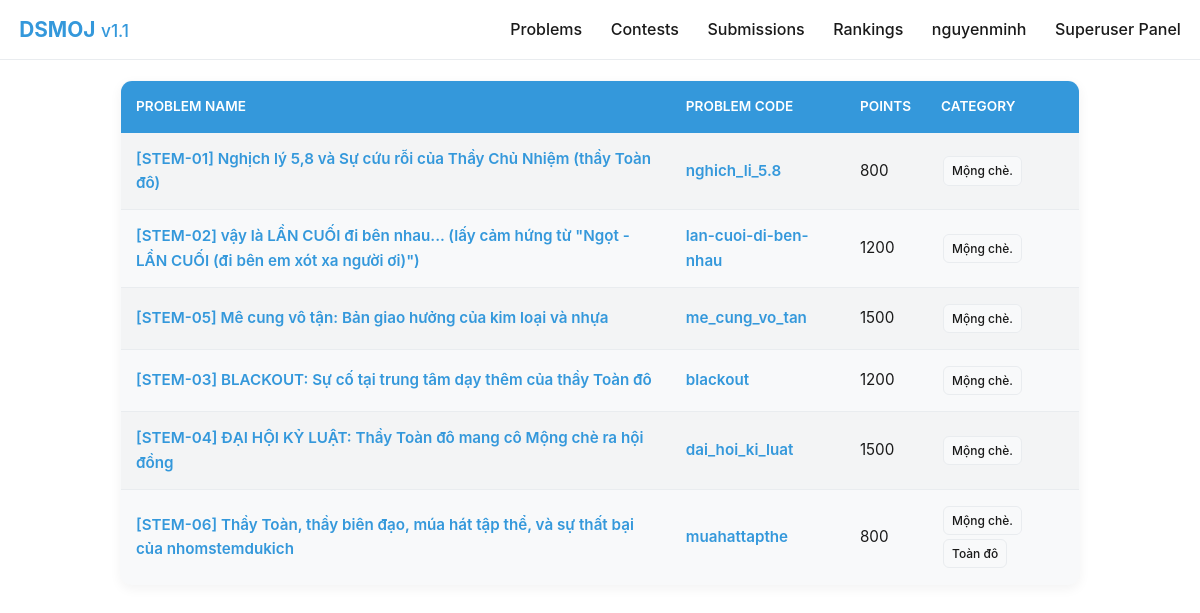
The page /problems/ (signed in) on the database as committed earlier.
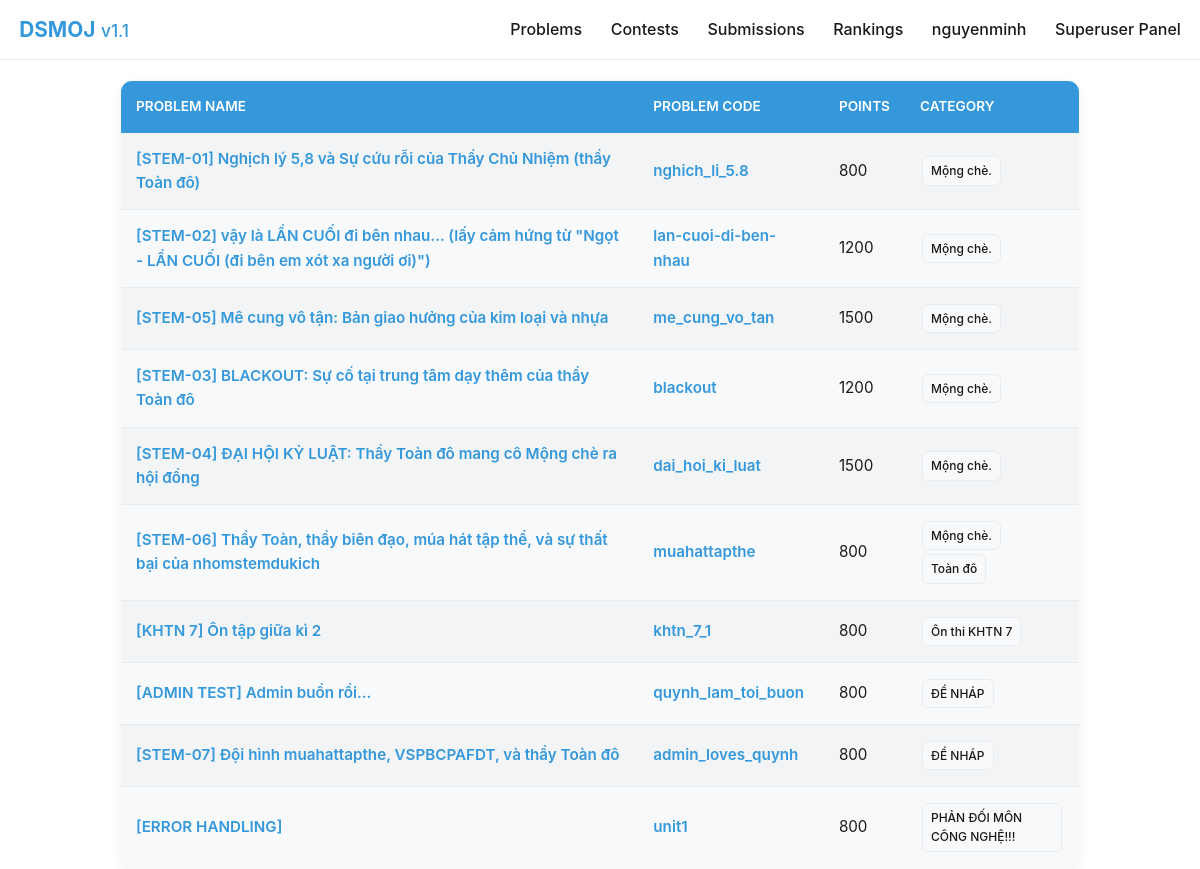
The same page on the database as committed later.
### judge/models.py (models this page shows, shortened)
class Problem(models.Model):
    title = models.CharField(max_length=200)
    description = MarkdownxField()
    time_limit = models.FloatField(default=1.0) # Giây
    memory_limit = models.IntegerField(default=256000) # KB
    test_cases = models.JSONField(null=True,blank=True)
    difficulty = models.IntegerField(default=800)
    problem_code = models.CharField(max_length=200, default="")
    categories = models.ManyToManyField(Category, related_name="problems")
    show_test = models.BooleanField(default=True)
    is_for_contest = models.BooleanField(default=False)

class Category(models.Model):
    name = models.CharField(max_length=100, unique=True) # Ví dụ: "Drama", "Logic", "NĐ-147"
    slug = models.SlugField(unique=True) # Để lọc URL: /problems/category/drama/
    description = models.TextField(blank=True) # Mô tả ngắn về loại bài này
    class Meta:
        verbose_name = "Category" # Tên hiện khi ở trang chỉnh sửa (số ít)
        verbose_name_plural = "Categories" # Tên hiện ở menu chính (số nhiều) - FIX CÁI "CATEGORYS"
        ordering = ['name'] # Tự động sắp xếp theo bảng chữ cái cho nó ngăn nắp

### judge/views.py (the view)
# urls.py: path('problems/', views.problems, name="problems_list"),
def problems(request):
    now = timezone.now()
    user = request.user
    active_contest = user.contests_joined.filter(start_time__lte=now, end_time__gte=now).first()
    is_focused = request.session.get('is_focused', True)
    if active_contest and is_focused:
        problems = active_contest.problem.all()
        show_contest_mode = True
    else:
        problems = Problem.objects.filter(is_for_contest = False)
        show_contest_mode = False
    return render(request, 'problems.html', {
        'problems': problems,
        'active_contest': active_contest,
        'show_contest_mode': show_contest_mode,
        'is_focused': is_focused
    })

### judge/context_processors.py (called while the page is built)
def contest_status(request):
    now = timezone.now()
    user = request.user
    active_contest = None
    if user.is_authenticated:
        active_contest = user.contests_joined.filter(
            start_time__lte=now,
            end_time__gte=now
        ).first()
    show_contest_mode = request.session.get('is_focused', True)
    return {
        'active_contest': active_contest,
        'show_contest_mode': show_contest_mode,
    }

### judge/templates/problems.html (shortened to what this page needs)
<!DOCTYPE html>
<html lang="vi">
<head>
    <link rel="stylesheet" href="https://cdn.jsdelivr.net/npm/katex@0.16.9/dist/katex.min.css">
</head>
<body>
    <div class="nav-wrapper">
        <nav>
            <div class="logo">
                <a href="/"><strong>DSMOJ</strong> <small>v1.1</small></a>
            </div>
            <div class="menu">
                <a href="/problems/">Problems</a>
                <a href="/contests/">Contests</a>
                <a href="/submissions/">Submissions</a>
                <a href="/rankings/">Rankings</a>
                {% if user.is_authenticated %}
                    <a href="/profile/{{user.username}}">{{ user.username }}</a>
                    {%if user.is_superuser %}
                    <a href="/admin/">Superuser Panel</a>
                    {%elif user.is_staff%}
                    <a href="/admin/">Admin Panel</a>
                    {%endif%}
                {% else %}
                    <a href="/login/">Login</a>
                {% endif %}
            </div>
        </nav>
    </div>
    <table>
        <tr>
            <th>Problem name</th>
            <th>Problem code</th>
            <th>Points</th>
            <th>Category</th>
        </tr>
        {% for i in problems %}
        <tr>
            <td><a href="/problem/{{i.problem_code}}">{{i.title}}</a></td>
            <td><a href="/problem/{{i.problem_code}}">{{i.problem_code}}</a></td>
            <td>{{i.difficulty}}</td>
            <td>
                {% for cat in i.categories.all %}
                    <span class="badge">{{ cat.name }}</span>
                {% empty %}
                    <span class="text-muted">Chưa phân loại</span>
                {% endfor %}
            </td>
        </tr>
        {% empty %}
        <tr>
            <td colspan="4" style="text-align: center; padding: 20px; color: #888;">
                Không có bài tập nào khả dụng.
            </td>
        </tr>
        {% endfor %}
    </table>
</body>
</html>

Rows that differ between the two databases and show on the page:
added Problem: title "[KHTN 7] Ôn tập giữa kì 2", problem_code "khtn_7_1", difficulty "800"
added Category: name "Ôn thi KHTN 7", shown under "[KHTN 7] Ôn tập giữa kì 2"
added Problem: title "[ADMIN TEST] Admin buồn rồi...", problem_code "quynh_lam_toi_buon", difficulty "800"
added Category: name "ĐỀ NHÁP"
added Problem: title "[STEM-07] Đội hình muahattapthe, VSPBCPAFDT, và thầy Toàn đô", problem_code "admin_loves_quynh", difficulty "800"
added Problem: title "[ERROR HANDLING]", problem_code "unit1", difficulty "800"
now on this page (row unchanged): Category: name "PHẢN ĐỐI MÔN CÔNG NGHỆ!!!", shown under "[ERROR HANDLING]"
